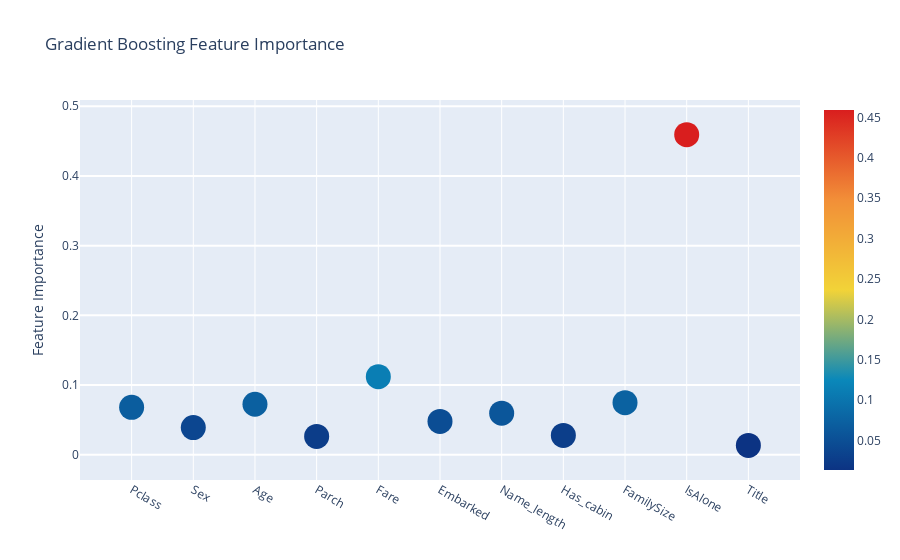

This figure's notebook cell:
### Code cell
# Scatter plot 
trace = go.Scatter(
    y = feature_dataframe['Gradient Boost feature importances'].values,
    x = feature_dataframe['features'].values,
    mode='markers',
    marker=dict(
        sizemode = 'diameter',
        sizeref = 1,
        size = 25,
#       size= feature_dataframe['AdaBoost feature importances'].values,
        #color = np.random.randn(500), #set color equal to a variable
        color = feature_dataframe['Gradient Boost feature importances'].values,
        colorscale='Portland',
        showscale=True
    ),
    text = feature_dataframe['features'].values
)
data = [trace]

layout= go.Layout(
    autosize= True,
    title= 'Gradient Boosting Feature Importance',
    hovermode= 'closest',
#     xaxis= dict(
#         title= 'Pop',
#         ticklen= 5,
#         zeroline= False,
#         gridwidth= 2,
#     ),
    yaxis=dict(
        title= 'Feature Importance',
        ticklen= 5,
        gridwidth= 2
    ),
    showlegend= False
)
fig = go.Figure(data=data, layout=layout)
py.iplot(fig,filename='scatter2010')

### Figure 1 — Plotly figure (JSON) as saved in the notebook; plotly's stock layout.template omitted (floating-point values rounded to 4 significant figures)
{"data": [{"marker": {"color": [0.06796, 0.03889, 0.07238, 0.02629, 0.1119, 0.04779, 0.05966, 0.02775, 0.07463, 0.4593, 0.0134], "colorscale": [[0, "rgb(12,51,131)"], [0.25, "rgb(10,136,186)"], [0.5, "rgb(242,211,56)"], [0.75, "rgb(242,143,56)"], [1, "rgb(217,30,30)"]], "showscale": true, "size": 25, "sizemode": "diameter", "sizeref": 1}, "mode": "markers", "text": ["Pclass", "Sex", "Age", "Parch", "Fare", "Embarked", "Name_length", "Has_cabin", "FamilySize", "IsAlone", "Title"], "type": "scatter", "x": ["Pclass", "Sex", "Age", "Parch", "Fare", "Embarked", "Name_length", "Has_cabin", "FamilySize", "IsAlone", "Title"], "y": [0.06796, 0.03889, 0.07238, 0.02629, 0.1119, 0.04779, 0.05966, 0.02775, 0.07463, 0.4593, 0.0134]}], "layout": {"autosize": true, "hovermode": "closest", "showlegend": false, "title": {"text": "Gradient Boosting Feature Importance"}, "yaxis": {"gridwidth": 2, "ticklen": 5, "title": {"text": "Feature Importance"}}}}
